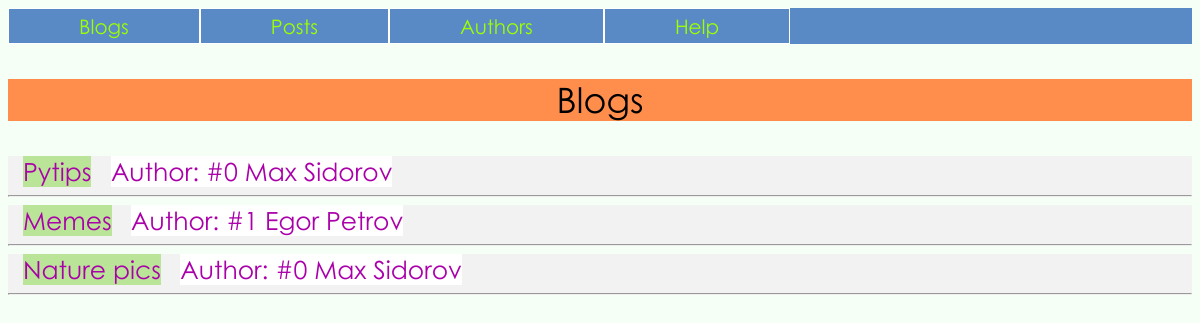
Before: / with the older database file.
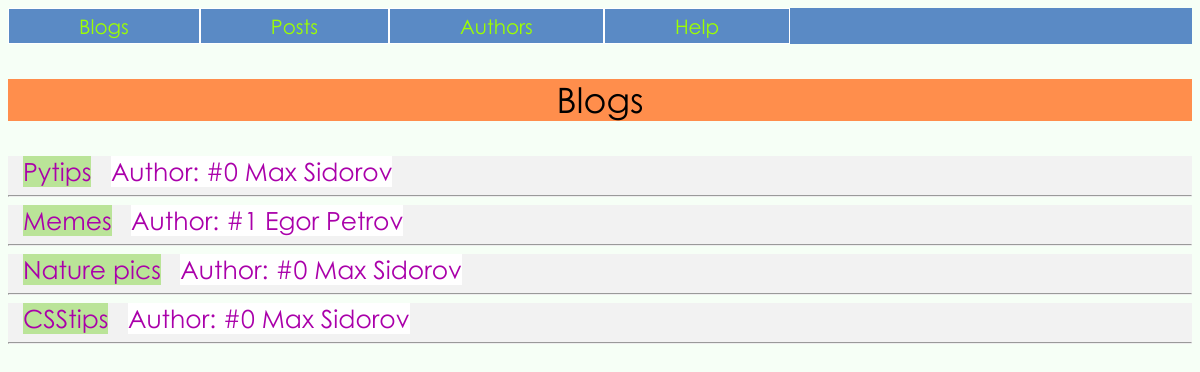
After: the same page with the newer database file.
### blog/models.py (models this page shows, shortened)
class Blog(models.Model):
	author = models.ForeignKey(Author, on_delete=models.CASCADE)
	name = models.CharField('Name', max_length=50)
	rating = models.IntegerField('Rating', default=0)

class Author(models.Model):
	first_name = models.CharField('First name', max_length=25)
	last_name = models.CharField('Last name', max_length=35)
	email = models.CharField('Email', max_length=50)
	date_of_birth = models.DateField('Date of birth', max_length=8)
	def __str__(self):
		return f'#{self.id} {self.first_name} {self.last_name}'

### blog/views.py (the view)
# urls.py: path('', views.index, name='index-page'),
def index(request):
	blogs = Blog.objects.all()
	context = {'blogs': blogs}
	return render(request, 'blog/index.html', context)

### blog/templates/blog/index.html (shortened to what this page needs)
<!DOCTYPE html>
<html lang="en">
<head>
    {% load staticfiles %}
    <link rel="stylesheet" href="{% static 'blog/content/style.css' %}">
</head>
<body>
<ul class='nav'>
    <li class='nav'><a class='nav' href="{% url 'blog:index-page' %}">Blogs</a></li>
    <li class='nav'><a class='nav' href="{% url 'blog:posts' %}">Posts</a></li>
    <li class='nav'><a class='nav' href="{% url 'blog:authors' %}">Authors</a></li>
    <li class='nav'><a class='nav' href="{% url 'blog:help' %}">Help</a></li>
</ul>
<p class='title'>Blogs</p>
{% if blogs %}
    {% for blog in blogs %}
        <div class='list'>
            <a href="{% url 'blog:blog' blog.name %}">{{ blog.name }}</a>
            <a class=author href="{% url 'blog:author' blog.author.id %}">Author: {{ blog.author }}</a>
            <hr>
        </div>
    {% endfor %}
{% else %}
    <p>No blogs</p>
{% endif %}
</body>
</html>

Changed rows visible on the page:
added Blog: name "CSStips", author "#0 Max Sidorov"
